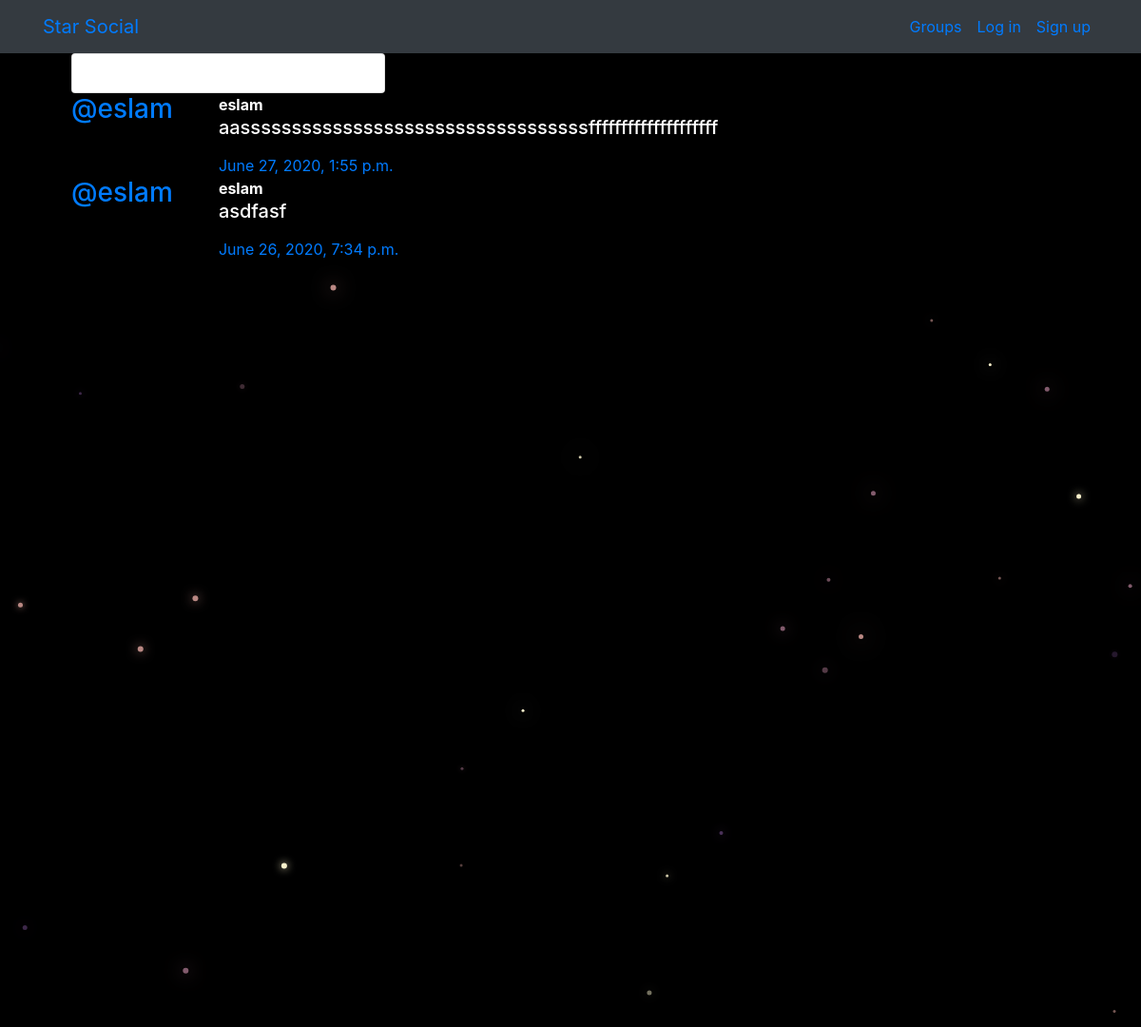
/posts/, run on the app's committed database.
### posts/models.py (models this page shows, shortened)
class Post(models.Model):
    user = models.ForeignKey(User, related_name="user_posts",on_delete=models.CASCADE)
    created_at = models.DateTimeField(auto_now=True)
    message = models.TextField()
    message_html = models.TextField(editable=False)
    group = models.ForeignKey(Group, related_name="group_posts",null=True, blank=True,on_delete=models.CASCADE)
    class Meta:
        ordering = ["-created_at"]
        unique_together = ["user", "message"] #It means the user shouldn't create the same post in any group

### posts/views.py (the view)
# urls.py: path('', views.PostList.as_view(), name="all"),
class PostList(generic.ListView):
    model = models.Post
    select_related = ("user", "group")

### posts/templates/posts/post_list.html (shortened to what this page needs)
{% extends "posts/post_base.html" %}
{% load humanize %}
{% block prepost %}
<div class="col-md-4">
	<div class="card card-with-shadow">
		<div class="content">
			<h5 class="title">All groups</h5>
		</div>
	</div>
</div>
{% endblock %}
{% block post_content %}
<div class="col-md-8">
	{% for post in post_list %}
  {% include "posts/_post.html" %}
	{% endfor %}
</div>
{% endblock %}

### posts/templates/posts/_post.html (shortened to what this page needs)
<div class="media">
	<h3 class="mr-5"><a href="{% url 'posts:for_user' username=post.user.username %}">@{{ post.user.username }}</a></h3>
	<div class="media-body">
		<strong>{{ post.user.username }}</strong>
		<h5>{{ post.message_html|safe }}</h5>
			<time class="time"><a href="{% url 'posts:single' username=post.user.username pk=post.pk %}" >{{ post.created_at }}</a></time>
	</div>
</div>

### static/simplesocial/css/master.css (style rules this page uses)
body { margin: 0; overflow: hidden; background-color: black; color:white; }

### data on the page
Post: user.username "eslam", message_html "aassssssssssssssssssssssssssssssssssffffffffffffffffffff", created_at "June 27, 2020, 1:55 p.m."
Post: user.username "eslam", message_html "asdfasf", created_at "June 26, 2020, 7:34 p.m."
